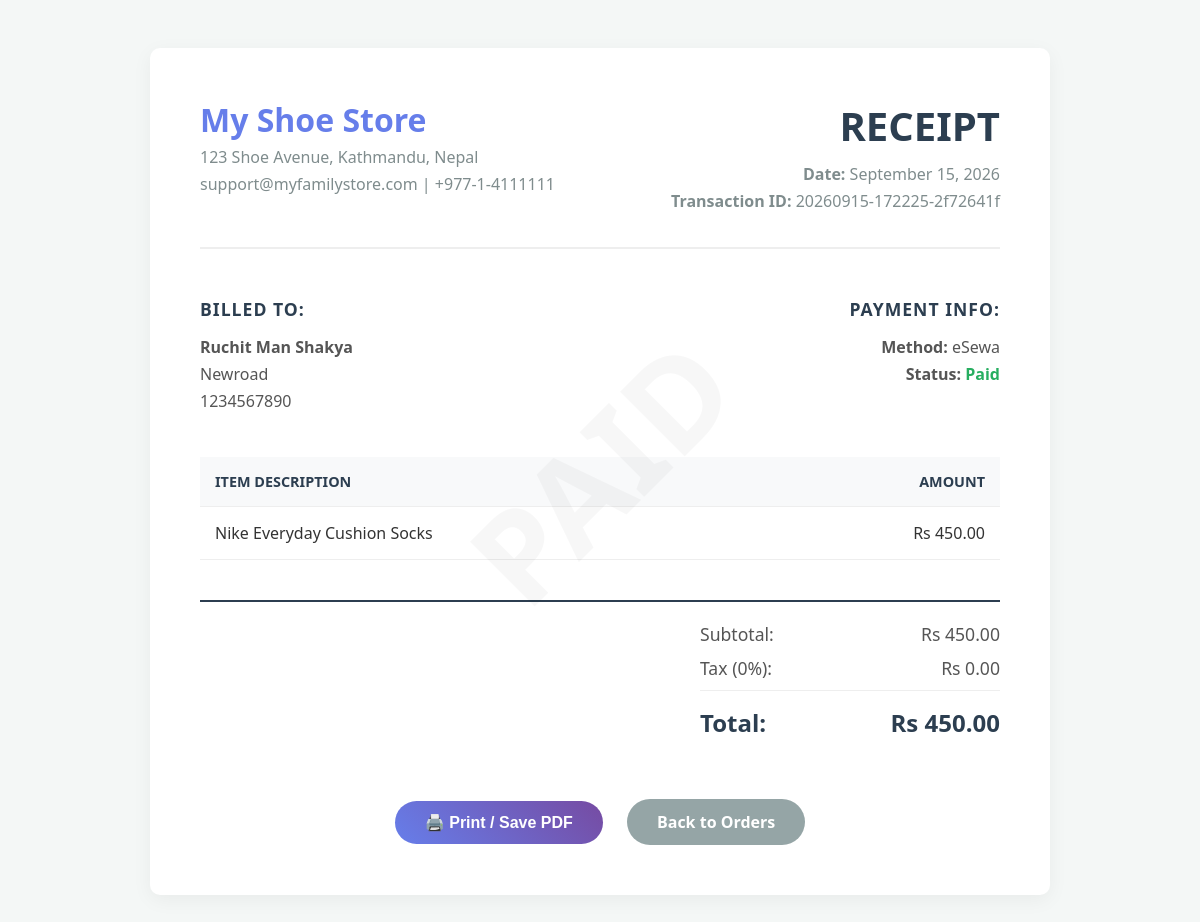
/User/receipt.php?group_id=20260915-172225-2f72641f (signed in), run on the app's committed database.
### tables this page shows
CREATE TABLE `purchase_request` (
  `id` int(11) NOT NULL,
  `user_id` int(11) DEFAULT NULL,
  `shoe_id` int(11) DEFAULT NULL,
  `name` varchar(255) DEFAULT NULL,
  `address` varchar(255) DEFAULT NULL,
  `status` enum('Pending','Accepted','Rejected','Cancelled') DEFAULT 'Pending',
  `created_at` timestamp NOT NULL DEFAULT current_timestamp(),
  `phone` varchar(20) NOT NULL,
  `payment_method` varchar(20) NOT NULL DEFAULT 'Manual QR',
  `payment_status` varchar(20) NOT NULL DEFAULT 'Unverified',
  `transaction_uuid` varchar(64) DEFAULT NULL,
  `amount` decimal(10,2) DEFAULT NULL,
  `payimg` blob DEFAULT NULL
);

CREATE TABLE `shoes` (
  `shoe_id` int(11) NOT NULL,
  `name` varchar(50) NOT NULL,
  `price` decimal(10,0) NOT NULL,
  `original_price` decimal(10,2) DEFAULT NULL,
  `brand` varchar(50) NOT NULL,
  `description` text DEFAULT NULL,
  `status` tinyint(1) DEFAULT 0,
  `created_at` datetime NOT NULL,
  `updated_at` datetime DEFAULT NULL,
  `created_by` int(11) NOT NULL,
  `updated_by` int(11) DEFAULT NULL,
  `image_col` blob DEFAULT NULL,
  `category` varchar(50) DEFAULT 'shoes',
  `sub_category` varchar(50) DEFAULT 'Running',
  `sizes` varchar(255) DEFAULT '7,8,9,10,11,12'
);

### User/receipt.php (the view, shortened to what this page needs)
<?php
require_once 'connection.php';
$group_id = $_GET['group_id'];
$user_id = $_SESSION["user_id"];
$sql = "SELECT pr.*, s.name as shoe_name, s.price
        FROM purchase_request pr
        JOIN shoes s ON pr.shoe_id = s.shoe_id
        WHERE pr.user_id = ? AND (pr.transaction_uuid = ? OR pr.id = ?)";
$stmt = $connection->prepare($sql);
$stmt->bind_param("isi", $user_id, $group_id, $group_id);
$stmt->execute();
$result = $stmt->get_result();
$items = [];
$totalAmount = 0;
$orderInfo = null;
while ($row = $result->fetch_assoc()) {
    if (!$orderInfo) {
        $orderInfo = [
            'name' => $row['name'],
            'address' => $row['address'],
            'phone' => $row['phone'],
            'date' => date('F j, Y', strtotime($row['created_at'])),
            'payment_method' => $row['payment_method'],
            'payment_status' => $row['payment_status'],
            'transaction_id' => $row['transaction_uuid'] ? $row['transaction_uuid'] : 'MANUAL-' . $row['id']
        ];
    }
    $itemPrice = !empty($row['amount']) ? $row['amount'] : $row['price'];
    $items[] = [
        'name' => $row['shoe_name'],
        'price' => $itemPrice
    ];
    $totalAmount += $itemPrice;
}
?>
<!DOCTYPE html>
<html lang="en">
<head>
</head>
<body>
    <div class="receipt-container" style="position:relative;">
        <div class="watermark"><?php echo strtoupper(htmlspecialchars($orderInfo['payment_status'] ?? '')); ?></div>
        <div class="receipt-header">
            <div>
                <div class="brand-logo">My Shoe Store</div>
                <p>123 Shoe Avenue, Kathmandu, Nepal</p>
                <p>support@myfamilystore.com | +977-1-4111111</p>
            </div>
            <div style="text-align: right;">
                <h1>RECEIPT</h1>
                <p><strong>Date:</strong> <?php echo $orderInfo['date']; ?></p>
                <p><strong>Transaction ID:</strong> <?php echo htmlspecialchars($orderInfo['transaction_id']); ?></p>
            </div>
        </div>
        <div class="customer-details">
            <div>
                <h3>Billed To:</h3>
                <p><strong><?php echo htmlspecialchars($orderInfo['name']); ?></strong></p>
                <p><?php echo htmlspecialchars($orderInfo['address']); ?></p>
                <p><?php echo htmlspecialchars($orderInfo['phone']); ?></p>
            </div>
            <div style="text-align: right;">
                <h3>Payment Info:</h3>
                <p><strong>Method:</strong> <?php echo htmlspecialchars($orderInfo['payment_method'] ? $orderInfo['payment_method'] : 'Cash on Delivery'); ?></p>
                <p><strong>Status:</strong> <span style="color: <?php echo ($orderInfo['payment_status'] === 'Paid' || $orderInfo['payment_status'] === 'Completed') ? '#27ae60' : '#e67e22'; ?>; font-weight: 700;"><?php echo htmlspecialchars($orderInfo['payment_status'] ? $orderInfo['payment_status'] : 'Pending'); ?></span></p>
            </div>
        </div>
        <table class="items-table">
            <thead>
                <tr>
                    <th>Item Description</th>
                    <th class="text-right">Amount</th>
                </tr>
            </thead>
            <tbody>
                <?php foreach ($items as $item): ?>
                <tr>
                    <td><?php echo htmlspecialchars($item['name']); ?></td>
                    <td class="text-right">Rs <?php echo number_format($item['price'], 2); ?></td>
                </tr>
                <?php endforeach; ?>
            </tbody>
        </table>
        <div class="total-section">
            <div class="total-box">
                <div class="total-line">
                    <span>Subtotal:</span>
                    <span>Rs <?php echo number_format($totalAmount, 2); ?></span>
                </div>
                <div class="total-line">
                    <span>Tax (0%):</span>
                    <span>Rs 0.00</span>
                </div>
                <div class="total-line grand-total">
                    <span>Total:</span>
                    <span>Rs <?php echo number_format($totalAmount, 2); ?></span>
                </div>
            </div>
        </div>
        <div class="actions">
            <button onclick="window.print()" class="btn">🖨️ Print / Save PDF</button>
            <a href="order.php" class="btn btn-secondary">Back to Orders</a>
        </div>
    </div>
</body>
</html>

### User/receipt.php (style rules this page uses)
body { font-family: 'Segoe UI', Tahoma, Geneva, Verdana, sans-serif; background: #f4f7f6; color: #333; padding: 40px 20px; }
.receipt-container { max-width: 800px; margin: 0 auto; background: #fff; padding: 50px; border-radius: 10px; box-shadow: 0 5px 20px rgba(0,0,0,0.05); }
.receipt-header { display: flex; justify-content: space-between; border-bottom: 2px solid #eee; padding-bottom: 30px; margin-bottom: 30px; }
.receipt-header h1 { font-size: 2.5rem; color: #2c3e50; margin: 0 0 10px; }
.receipt-header p { margin: 5px 0; color: #7f8c8d; }
.brand-logo { font-size: 2rem; font-weight: 800; color: #667eea; }
.customer-details { display: flex; justify-content: space-between; margin-bottom: 40px; }
.customer-details div { flex: 1; }
.customer-details h3 { color: #2c3e50; margin-bottom: 15px; font-size: 1.1rem; text-transform: uppercase; letter-spacing: 1px; }
.customer-details p { margin: 5px 0; color: #555; }
.items-table { width: 100%; border-collapse: collapse; margin-bottom: 40px; }
.items-table th, .items-table td { padding: 15px; border-bottom: 1px solid #eee; text-align: left; }
.items-table th { background: #f8f9fa; color: #2c3e50; font-weight: 600; text-transform: uppercase; font-size: 0.9rem; }
.items-table .text-right { text-align: right; }
.total-section { border-top: 2px solid #2c3e50; padding-top: 20px; display: flex; justify-content: flex-end; }
.total-box { width: 300px; }
.total-line { display: flex; justify-content: space-between; margin-bottom: 10px; font-size: 1.1rem; color: #555; }
.total-line.grand-total { font-size: 1.5rem; font-weight: 700; color: #2c3e50; border-top: 1px solid #eee; padding-top: 15px; margin-top: 5px; }
.actions { margin-top: 50px; text-align: center; }
.btn { padding: 12px 30px; background: linear-gradient(45deg, #667eea, #764ba2); color: white; border: none; border-radius: 50px; font-size: 1rem; font-weight: 600; cursor: pointer; text-decoration: none; display: inline-block; margin: 0 10px; transition: transform 0.2s; }
.btn-secondary { background: #95a5a6; }
.watermark { position: absolute; top: 50%; left: 50%; transform: translate(-50%, -50%) rotate(-45deg); font-size: 8rem; color: rgba(0,0,0,0.03); white-space: nowrap; pointer-events: none; font-weight: 900; }

### data on the page
purchase_request: transaction_uuid "20260915-172225-2f72641f", name "Ruchit Man Shakya", address "Newroad", phone "1234567890", payment_method "eSewa", payment_status "Paid", shoe.name "Nike Everyday Cushion Socks", shoe.price "450.00"

### other printed values
$orderInfo['date'] "September 15, 2026"
$totalAmount "450.00"
